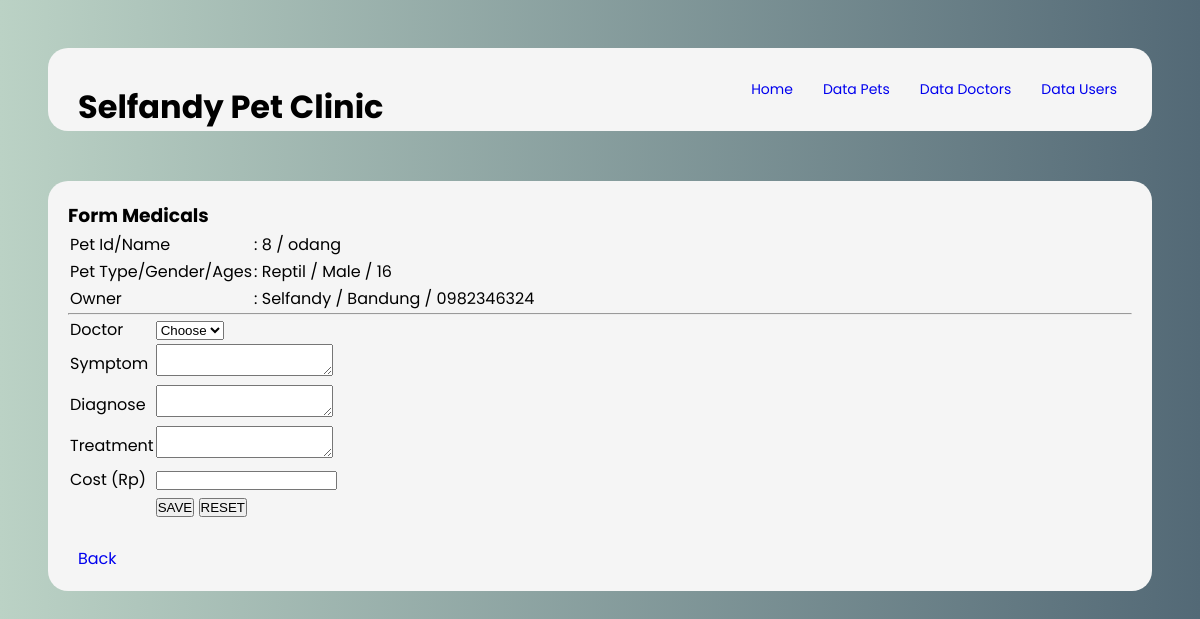
The app's page /add_medicals_210032.php?pet_id=8 (signed in) with its own data.
### tables this page shows
CREATE TABLE `pets_210032` (
  `pet_id_210032` int(11) NOT NULL,
  `pet_name_210032` varchar(30) NOT NULL,
  `pet_type_210032` varchar(30) NOT NULL,
  `pet_gender_210032` varchar(6) NOT NULL,
  `pet_age_210032` int(11) NOT NULL,
  `pet_owner_210032` varchar(50) NOT NULL,
  `pet_address_210032` varchar(100) NOT NULL,
  `pet_phone_210032` varchar(15) NOT NULL,
  `pet_photo_210032` varchar(255) NOT NULL DEFAULT 'default.png'
);

### add_medicals_210032.php (the view, shortened to what this page needs)
<!DOCTYPE html>
<head>
    <link rel="stylesheet" href="style1.css">
</head>
<body>
    <div class="container">
        <div class="navbar">
			<div class="logo">
				<h1>Selfandy Pet Clinic</h1>
			</div>
			<div class="menu">
				<ul>
					<li><a href="index.php">Home </a></li>
					<li><a href="read_pet_210032.php">Data Pets </a></li>
					<li><a href="read_doctors_210032.php">Data Doctors </a></li>
					<li><a href="read_user_210032.php">Data Users </a></li>
				</ul>
			</div>
		</div>
        <div class="container-content">
            <h3>Form Medicals</h3>
            <?php
                include "connection_210032.php";
                $querypet="SELECT * FROM pets_210032 WHERE pet_id_210032='$_GET[pet_id]'";
                $pet= mysqli_query($db_connection,$querypet);
                $data1=mysqli_fetch_assoc($pet);
            ?>
            <table>
                <tr>
                    <td>Pet Id/Name</td>
                    <td>: <?=$data1['pet_id_210032']?> / <?=$data1['pet_name_210032']?> </td>
                </tr>
                <tr>
                    <td>Pet Type/Gender/Ages</td>
                    <td>: <?=$data1['pet_type_210032']?> / <?=$data1['pet_gender_210032']?> / <?=$data1['pet_age_210032']?> </td>
                </tr>
                <tr>
                    <td>Owner</td>
                    <td>: <?=$data1['pet_owner_210032']?> / <?=$data1['pet_address_210032']?> / <?=$data1['pet_phone_210032']?> </td>
                </tr>
            </table>  <hr>
            <form method="post" action="create_medicals_210032.php">
                <table>
                    <tr>
                        <td>Doctor</td>
                        <td>
                            <select name="doctor_id_210032" required>
                                <option value="">Choose</option>
                            </select>
                        </td>
                    </tr>
                    <tr>
                        <td>Symptom</td>
                        <td><textarea name="symptom_210032" required></textarea></td>
                    </tr>
                    <tr>
                        <td>Diagnose</td>
                        <td><textarea name="diagnose_210032" required></textarea></td>
                    </tr>
                    <tr>
                        <td>Treatment</td>
                        <td><textarea name="treatment_210032" required></textarea></td>
                    </tr>
                    <tr>
                        <td>Cost (Rp)</td>
                        <td><input type="number" name="cost_210032" required></input></td>
                    </tr>
                    <tr>
                        <td></td>
                        <td>
                            <input type="submit" name="save" value="SAVE">
                            <input type="reset" name="reset" value="RESET">
                        </td>
                    </tr>
                </table>
            </form>
            <br>
            <p><a href="medicals_210032.php?pet_id=<?=$data1['pet_id_210032']?>" class="btn-end">Back</a></p>
        </div>
    </div>
</body>
</html>

### style1.css (style rules this page uses)
* { margin: 0; padding:0; }
body { display: flex; align-items: center; background: rgb(187,210,197); background: linear-gradient(90deg, rgba(187,210,197,1) 0%, rgba(83,105,118,1) 100%); font-family: 'Poppins', sans-serif; }
.container { margin: 2rem; padding: 1rem; width: 100%; height : 100%; position: relative; overflow: hidden; }
a { text-decoration: none; }
.navbar { background-color: #f5f5f5; display: flex; justify-content: space-between; color: black; padding: 0px 20px; border-radius: 20px; }
.logo h1 { justify-content: center; align-items: center; padding-left: 10px; padding-top: 35px; border-radius: 20px; }
.menu { display: flex; }
.menu ul { display: flex; object-fit: cover; align-items: center; }
.menu li { list-style-type: none; justify-content: center; align-items: center; padding: 10px; margin: 5px; color: white; font-size: 14px; border-radius: 10px; transition: .5s ease-in-out; }
.container-content { position: relative; margin-top: 50px; background-color: #f5f5f5; padding: 20px; border-radius: 20px; }
.btn-end { padding: 10px; border-radius: 10px; transition: .5s ease-in-out; }

### records on screen
pets_210032: pet_id_210032 "8", pet_name_210032 "odang", pet_type_210032 "Reptil", pet_gender_210032 "Male", pet_age_210032 "16", pet_owner_210032 "Selfandy", pet_address_210032 "Bandung", pet_phone_210032 "0982346324"
